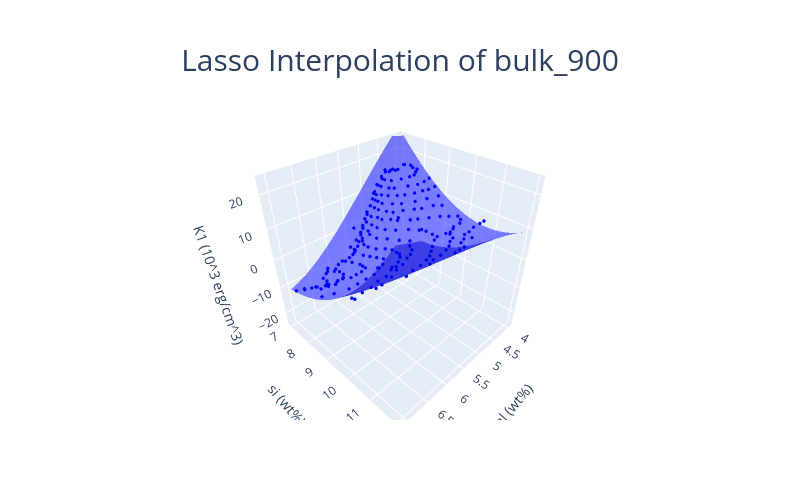

Here is the notebook cell this chart was saved with:
### Markdown cell above
#### Lasso

### Code cell
lasso_bulk_900 = RegularizationModel(
	LinearCombination.converters['4d_x2y'],
	LassoCV(max_iter=100000)
)
lasso_bulk_900.fit(bulk_900)

print("rmse: ", lasso_bulk_900.calculate_rmse(bulk_900))

print("params: ", lasso_bulk_900.get_params())

OLSInterpolationPlotter(
	bulk_900,
	lasso_bulk_900,
	bulk_surface,
	base_title='Lasso Interpolation of '
).plot()

### Figure 1 — Plotly figure (JSON) as saved in the notebook; plotly's stock layout.template omitted (floating-point values rounded to 4 significant figures; data arrays with more than 128 entries replaced by an {"elided": "..."} marker saying what was removed)
{"data": [{"marker": {"color": "blue", "size": 2}, "mode": "markers", "type": "scatter3d", "x": {"elided": "216 float values"}, "y": {"elided": "216 float values"}, "z": {"elided": "216 float values"}}, {"colorscale": [[0, "blue"], [1, "blue"]], "name": "surface", "opacity": 0.5, "showscale": false, "type": "surface", "x": [4, 4.03, 4.061, 4.091, 4.121, 4.152, 4.182, 4.212, 4.242, 4.273, 4.303, 4.333, 4.364, 4.394, 4.424, 4.455, 4.485, 4.515, 4.545, 4.576, 4.606, 4.636, 4.667, 4.697, 4.727, 4.758, 4.788, 4.818, 4.848, 4.879, 4.909, 4.939, 4.97, 5, 5.03, 5.061, 5.091, 5.121, 5.152, 5.182, 5.212, 5.242, 5.273, 5.303, 5.333, 5.364, 5.394, 5.424, 5.455, 5.485, 5.515, 5.545, 5.576, 5.606, 5.636, 5.667, 5.697, 5.727, 5.758, 5.788, 5.818, 5.848, 5.879, 5.909, 5.939, 5.97, 6, 6.03, 6.061, 6.091, 6.121, 6.152, 6.182, 6.212, 6.242, 6.273, 6.303, 6.333, 6.364, 6.394, 6.424, 6.455, 6.485, 6.515, 6.545, 6.576, 6.606, 6.636, 6.667, 6.697, 6.727, 6.758, 6.788, 6.818, 6.848, 6.879, 6.909, 6.939, 6.97, 7], "y": [7, 7.051, 7.101, 7.152, 7.202, 7.253, 7.303, 7.354, 7.404, 7.455, 7.505, 7.556, 7.606, 7.657, 7.707, 7.758, 7.808, 7.859, 7.909, 7.96, 8.01, 8.061, 8.111, 8.162, 8.212, 8.263, 8.313, 8.364, 8.414, 8.465, 8.515, 8.566, 8.616, 8.667, 8.717, 8.768, 8.818, 8.869, 8.919, 8.97, 9.02, 9.071, 9.121, 9.172, 9.222, 9.273, 9.323, 9.374, 9.424, 9.475, 9.525, 9.576, 9.626, 9.677, 9.727, 9.778, 9.828, 9.879, 9.929, 9.98, 10.03, 10.08, 10.13, 10.18, 10.23, 10.28, 10.33, 10.38, 10.43, 10.48, 10.54, 10.59, 10.64, 10.69, 10.74, 10.79, 10.84, 10.89, 10.94, 10.99, 11.04, 11.09, 11.14, 11.19, 11.24, 11.29, 11.34, 11.39, 11.44, 11.49, 11.55, 11.6, 11.65, 11.7, 11.75, 11.8, 11.85, 11.9, 11.95, 12], "z": {"elided": "100x100 float values"}}], "layout": {"height": 500, "legend": {"itemsizing": "constant"}, "scene": {"aspectmode": "cube", "xaxis": {"title": {"text": "al (wt%)"}}, "yaxis": {"title": {"text": "si (wt%)"}}, "zaxis": {"range": [-25, 25], "title": {"text": "K1 (10^3 erg/cm^3)"}}}, "title": {"font": {"size": 30}, "text": "Lasso Interpolation of bulk_900", "x": 0.5, "xanchor": "center", "y": 0.9, "yanchor": "top"}, "width": 800}}
